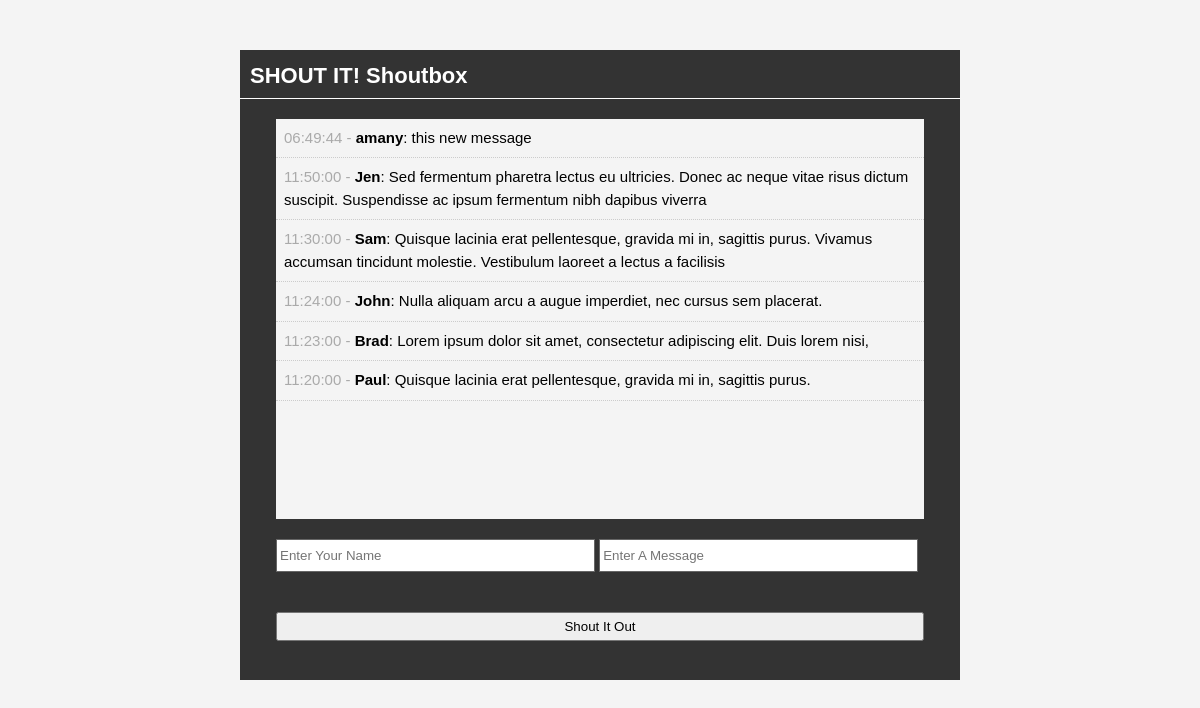
The page / on the database its author committed.
### tables this page shows
CREATE TABLE `shouts` (
  `id` int(11) NOT NULL,
  `user` varchar(50) NOT NULL,
  `message` text NOT NULL,
  `time` time NOT NULL
);

### index.php (the view, shortened to what this page needs)
<?php
    include 'database.php';
?>
<?php
$query = "SELECT * FROM shouts ORDER BY id DESC";
$shouts = mysqli_query($con,$query);
?>
<!DOCTYPE html>
<html>
    <head>
        <link rel="stylesheet" href="css/style.css">
    </head>
    <body>
        <div id="container">
            <header>
             <h1>SHOUT IT! Shoutbox </h1>
            </header>
            <div id="shouts">
                <ul>
                    <?php while($row = mysqli_fetch_assoc($shouts)) : ?>
                    <li class="shout"><span><?php echo $row['time'] ?> - </span><strong><?php echo $row['user'] ?></strong>: <?php echo $row['message'] ?> </li>
                    <?php endwhile; ?>
                </ul>
            </div>
            <div id="input">
                <form method="post" action="process.php">
                    <input type="text" name="user" placeholder="Enter Your Name"/>
                    <input type="text" name="message" placeholder="Enter A Message"/>
                    <br/>
                    <input class="shout-btn" type="submit" name="submit" value="Shout It Out" />
                </form>
            </div>
        </div>
    </body>
</html>

### css/style.css (style rules this page uses)
* { margin: 0; padding: 0; }
body { font-family: arial; font-size: 15px; line-height: 1.5em; background: #f4f4f4; }
#container { background: #333333; margin: 50px auto; overflow: auto; width: 60%; min-height: 630px; }
header h1 { color: #ffffff; font-size: 22px; padding: 15px 0 10px 10px; border-bottom: 1px solid #ffffff; }
#shouts { width: 90%; background: #f4f4f4; height: 400px; margin: 20px auto; overflow: auto; }
.shout { list-style: none; padding: 8px; border-bottom: 1px #cccccc dotted; }
.shout span { color: #aaaaaa; }
#input { width: 90%; min-height: 80px; margin: auto; padding: 0; }
#input [type='text'] { height: 25px; width: 48%; padding: 3px; margin-bottom: 30px; border: #666666 solid 1px; }
#input .shout-btn { padding: 5px; margin-bottom:30px; width: 100%; margin: 10px auto; }

### rows shown on the page
shouts: time "06:49:44", user "amany", message "this new message"
shouts: time "11:50:00", user "Jen", message "Sed fermentum pharetra lectus eu ultricies. Donec ac neque vitae risus dictum suscipit. Suspendisse ac ipsum fermentum nibh dapibus viverra"
shouts: time "11:30:00", user "Sam", message "Quisque lacinia erat pellentesque, gravida mi in, sagittis purus. Vivamus accumsan tincidunt molestie. Vestibulum laoreet a lectus a facilisis"
shouts: time "11:24:00", user "John", message "Nulla aliquam arcu a augue imperdiet, nec cursus sem placerat."
shouts: time "11:23:00", user "Brad", message "Lorem ipsum dolor sit amet, consectetur adipiscing elit. Duis lorem nisi,"
shouts: time "11:20:00", user "Paul", message "Quisque lacinia erat pellentesque, gravida mi in, sagittis purus."
